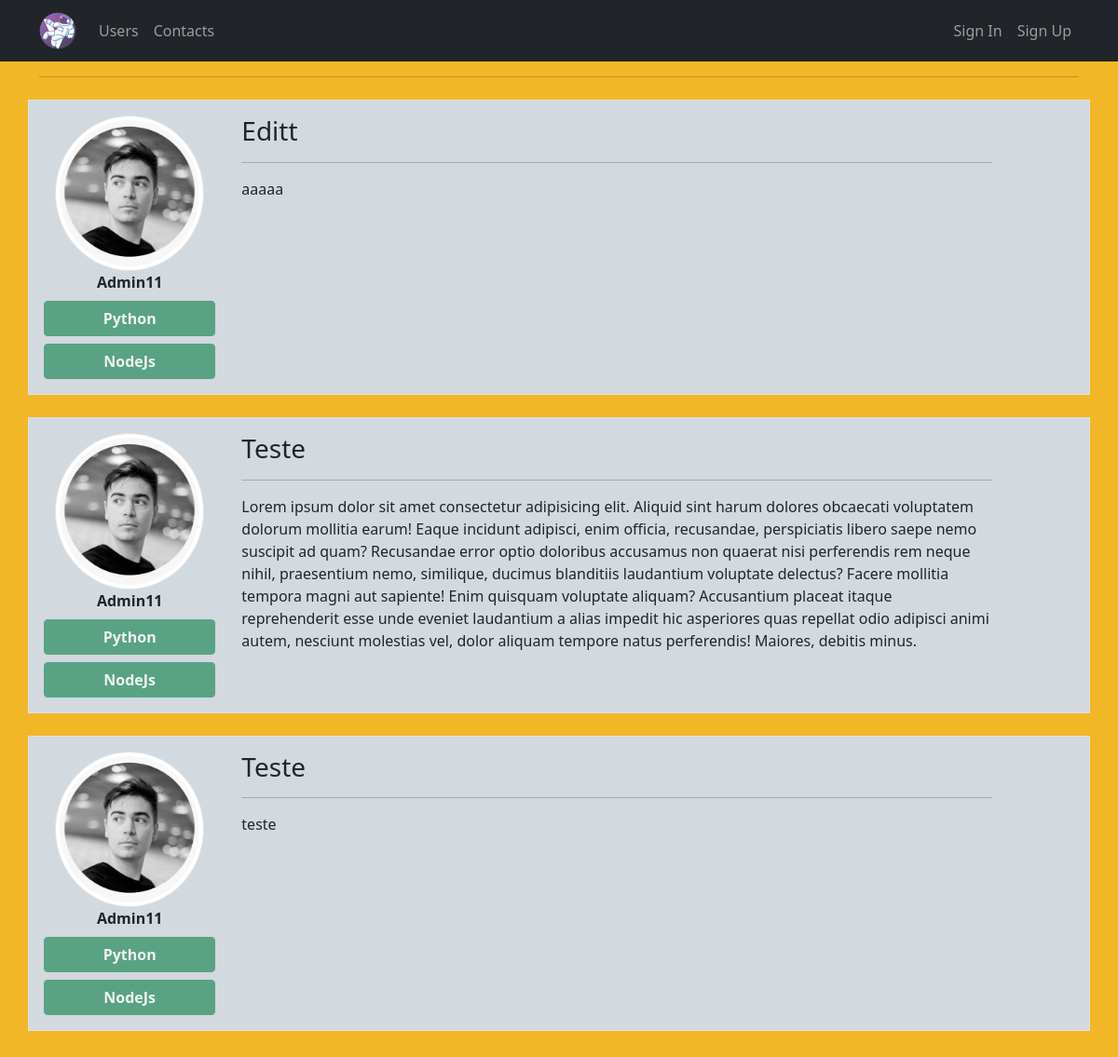
Before: / with the older database file.
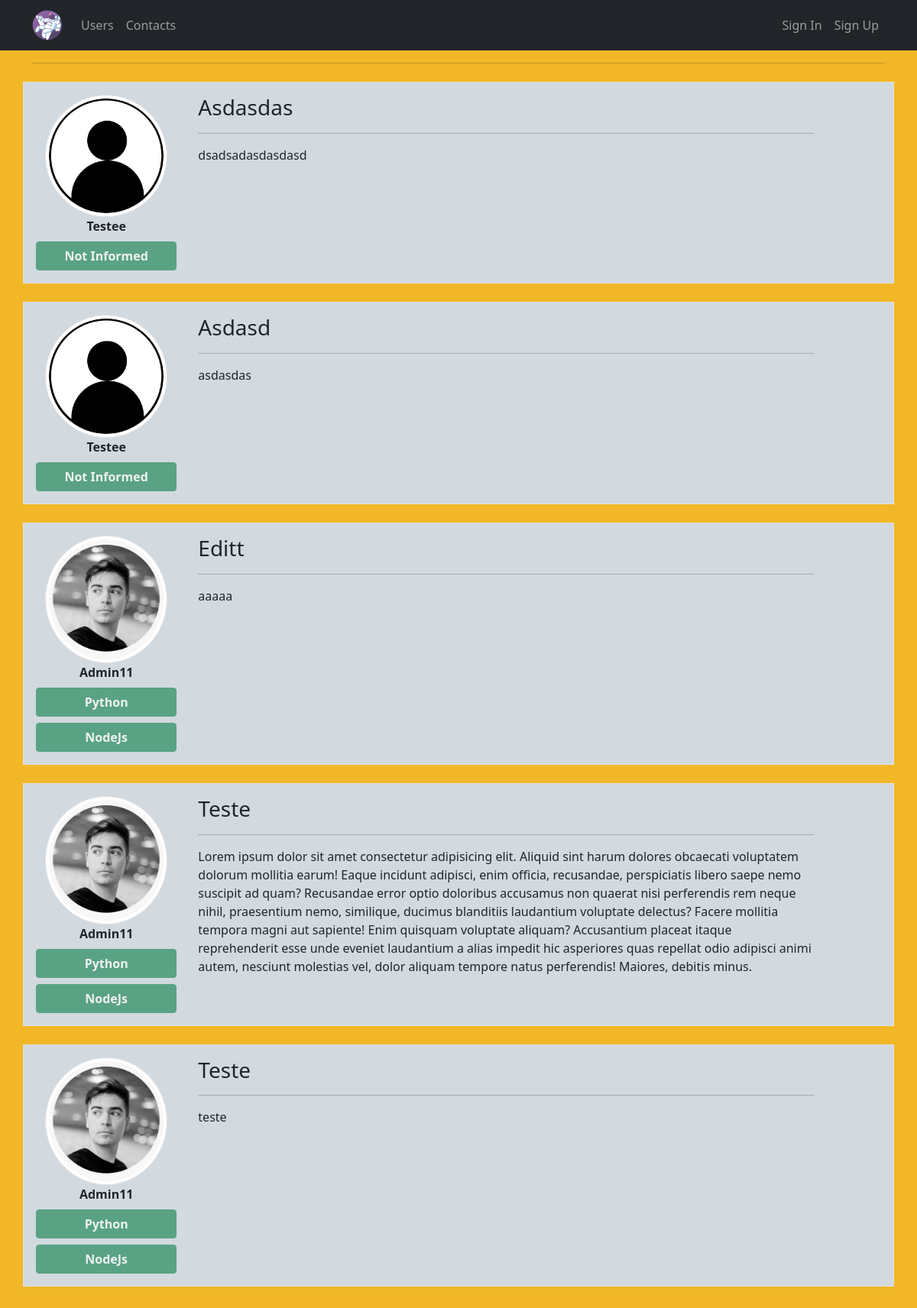
After: the same page with the newer database file.
### site_web/models.py (models this page shows, shortened)
class Post(database.Model):
    id = database.Column(database.Integer, primary_key=True)
    title = database.Column(database.String, nullable=False)
    body = database.Column(database.Text, nullable=False)
    dt_create = database.Column(database.DateTime, nullable=False, default=datetime.utcnow)
    id_user = database.Column(database.Integer, database.ForeignKey('user.id'), nullable=False)

class User(database.Model, UserMixin):
    id = database.Column(database.Integer, primary_key=True)
    username = database.Column(database.String, nullable=False)
    email = database.Column(database.String, nullable=False, unique=True)
    password = database.Column(database.String, nullable=False)
    profile_picture = database.Column(database.String, default='default.jpg')
    courses = database.Column(database.String, nullable=False, default='Not Informed')
    posts = database.relationship('Post', backref='author', lazy=True)

### site_web/routes.py (the view)
@app.route("/")
def home():
    posts = Post.query.order_by(Post.id.desc())
    return render_template("home.html", posts=posts)

### site_web/templates/home.html (shortened to what this page needs)
{% extends 'base.html' %}
{% block body %}
    <div class="container">
        <hr>
        {% for post in posts %}
            <div class="row border mt-4 p-3 color02">
                <div class="col col-2 text-center text-capitalize me-3">
                    <div class=""><img src="{{ url_for('static', filename='media/{}'.format(post.author.profile_picture)) }}" alt="profile_pricture" class="rounded-circle img-thumbnail"></div>
                    <strong>{{ post.author.username }}</strong>
                        <div class="row justify-content-center">
                                {% if post.author.courses %}
                                    {% for course in post.author.courses.split(';') %}
                                    <button type="button" class="btn btn-success mt-2 fw-bolder" disabled>
                                        {{ course }}
                                    </button>
                                    {% endfor %}
                                {% else %}
                                    <button type="button" class="btn btn-success mt-2 fw-bolder" disabled>
                                        No Courses Registered :(
                                    </button>
                                {% endif %}
                        </div>
                </div>
                <div class="col col-9 ">
                    <h3 class="text-capitalize">{{ post.title }}</h3>
                    <hr>
                    <p>{{ post.body }}</p>
                </div>
            </div>
        {% endfor %}
    </div>
{% endblock body %}

### site_web/templates/base.html (shortened to what this page needs)
<!DOCTYPE html>
<html lang="PT-BR">
  <head>
    <link
      href="https://cdn.jsdelivr.net/npm/bootstrap@5.1.3/dist/css/bootstrap.min.css"
      rel="stylesheet"
    />
    <link rel="stylesheet" type="text/css" href="{{url_for('static', filename='main.css')}}">
  </head>
  <body id="color01">
    {% include 'navbar.html' %}
    {% block body %}
    {% endblock body %}
  </body>
</html>

### site_web/templates/navbar.html (shortened to what this page needs)
<nav class="navbar navbar-expand-lg navbar-dark bg-dark">
  <div class="container">
    <a class="navbar-brand" href="{{url_for('home')}}">
      <img src="{{url_for('static', filename='media/logo.png')}}" alt="" id="image01" width="40" height="40">
    </a>
    <div class="collapse navbar-collapse" id="navbarSupportedContent">
      <ul class="navbar-nav me-auto mb-2 mb-lg-0">
        <li class="nav-item">
          <a class="nav-link" href="{{url_for('user')}}">Users</a>
        </li>
        <li class="nav-item">
          <a class="nav-link" href="{{url_for('contact')}}">Contacts</a>
        </li>
      </ul>
      <ul class="d-flex navbar-nav">
        {% if current_user.is_authenticated %}
          <li class="nav-item">
            <a href="{{ url_for('create_post')}}" class="nav-link">Create Post</a>
          </li>
          <li class="nav-item">
            <a href="{{ url_for('profile')}}" class="nav-link">My Profile</a>
          </li>
          <li class="nav-item">
            <a href="{{ url_for('exit')}}" class="nav-link">Exit</a>
          </li>
         {% else %}
            <li class="nav-item">
              <a href="{{url_for('login')}}" class="nav-link">Sign In</a>
            </li>
            <li class="nav-item">
              <a href="{{url_for('login')}}" class="nav-link">Sign Up</a>
            </li>
        {% endif %}
      </ul>
    </div>
  </div>
</nav>

### site_web/static/main.css (style rules this page uses)
#color01 { background-color: #f2b727; }
.color02 { background-color: #d2d9df; }

Changed rows visible on the page:
added Post: profile_picture (placeholder picture), author.username "Testee", title "Asdasdas", body "dsadsadasdasdasd"
now on this page (row unchanged): User: courses "Not Informed"
added Post: profile_picture (placeholder picture), author.username "Testee", title "Asdasd", body "asdasdas"
